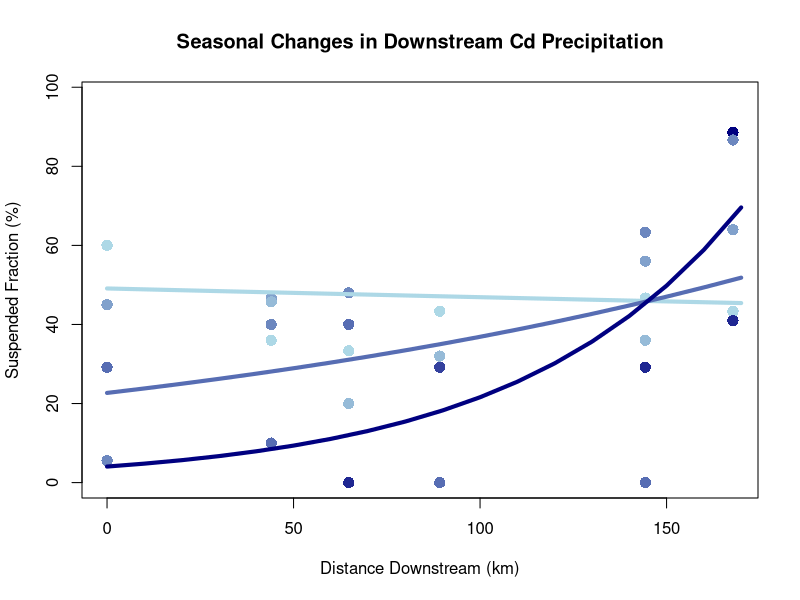
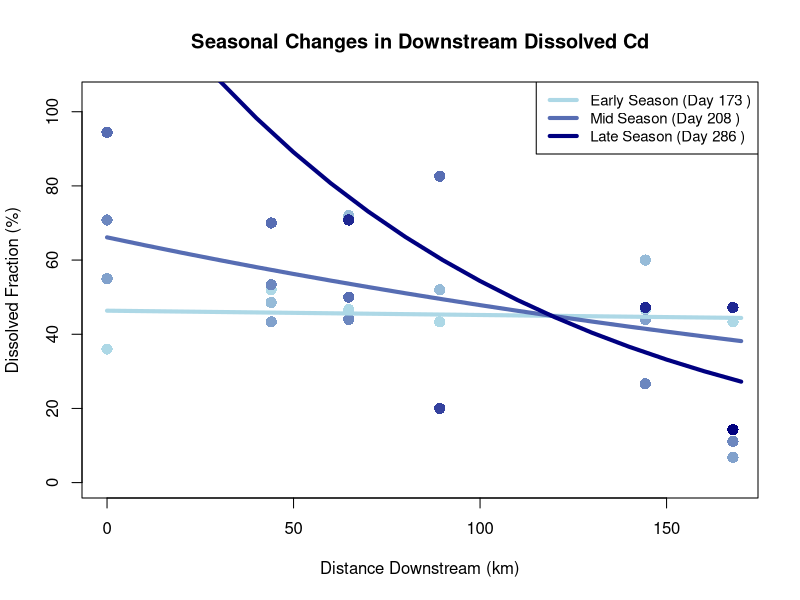

Here is the R script that generated these plots, in order:
# Hypothesis 2: Compartment Interactions Analysis
# Testing whether compartment abundances affect metal concentrations in other compartments
# Based on corrected nested fraction understanding from Hypothesis 1

# Load required libraries
library(dplyr)
library(tidyr)

# Read subset data
df <- read.csv("2_incremental/AI_Subsets/cd.csv")

# Calculate cadmium fractions (using average of wavelengths 111 and 114)
df$UF_Cd <- (df$UF_Cd114)  # Truly dissolved
df$F_Cd <- (df$F_Cd114)      # Dissolved + colloidal
df$W_Cd <- (df$W_Cd114)      # Total (whole water)

# Calculate fraction percentages with negative handling
df$Dissolved_pct <- ifelse((df$UF_Cd / df$W_Cd) < 0, 0, (df$UF_Cd / df$W_Cd) * 100)
df$Colloidal_pct <- ifelse(((df$F_Cd - df$UF_Cd) / df$W_Cd) < 0, 0, 
                           ((df$F_Cd - df$UF_Cd) / df$W_Cd) * 100)
df$Suspended_pct <- ifelse(((df$W_Cd - df$F_Cd) / df$W_Cd) < 0, 0, 
                           ((df$W_Cd - df$F_Cd) / df$W_Cd) * 100)

# Add flags for fraction presence/absence
df$Dissolved_present <- df$UF_Cd >= 0 & (df$UF_Cd / df$W_Cd) >= 0
df$Colloidal_present <- (df$F_Cd - df$UF_Cd) >= 0
df$Suspended_present <- (df$W_Cd - df$F_Cd) >= 0

# Get unique water samples
speciation_unique <- df %>%
  filter(!is.na(Dissolved_pct) & !is.na(Colloidal_pct) & !is.na(Suspended_pct)) %>%
  distinct(SAMPLING_DATE, SITE, .keep_all = TRUE) %>%
  select(Date = SAMPLING_DATE, Site = SITE, 
         Dissolved_pct, Colloidal_pct, Suspended_pct,
         Dissolved_present, Colloidal_present, Suspended_present,
         UF_Cd, F_Cd, W_Cd) %>%
  arrange(Date, Site)


# Add correct spatial context
site_distances <- data.frame(
  Site = c("WS", "DL", "GR", "GC", "BG", "BN"),
  Distance_km = c(0, 44, 64.8, 89.2, 144.3, 167.8),
  Position = c("Upstream", "Upper-Middle", "Middle", "Middle-Lower", "Lower", "Downstream")
)

# Merge with speciation data
speciation_spatial <- merge(speciation_unique, site_distances, by = "Site") %>%
  arrange(Distance_km, Date)

##### GLM #####

# Prepare data for GLM
clean_data <- speciation_spatial[speciation_spatial$Dissolved_pct <= 100, ]

# Convert date to proper format and extract temporal variables
clean_data$Date_parsed <- as.Date(clean_data$Date, format = "%m/%d/%Y")
clean_data$Month <- as.numeric(format(clean_data$Date_parsed, "%m"))
clean_data$Day_of_year <- as.numeric(format(clean_data$Date_parsed, "%j"))

# Ensure suspended_pct is positive for log link
clean_data$Suspended_pct_adj <- pmax(clean_data$Suspended_pct, 0.1)

# Create color mapping based on Day_of_year for points
min_day <- min(clean_data$Day_of_year)
max_day <- max(clean_data$Day_of_year)

# Create color function that maps day of year to blue gradient
color_func <- colorRampPalette(c("lightblue", "navy"))
clean_data$point_color <- color_func(100)[round(((clean_data$Day_of_year - min_day) / (max_day - min_day)) * 99) + 1]

# Fit GLM with interaction
glm_interaction <- glm(Suspended_pct_adj ~ Distance_km + Day_of_year + Distance_km * Day_of_year,
                       data = clean_data,
                       family = gaussian(link = "log"))

# Model summary
summary(glm_interaction)

# Create predictions for different times of year (matching the data range)
distance_seq <- seq(0, 170, by = 10)

# Use actual day range from data
early_day <- min(clean_data$Day_of_year)  # Earliest day in data
mid_day <- median(clean_data$Day_of_year)  # Median day
late_day <- max(clean_data$Day_of_year)   # Latest day in data

# Predictions for early, mid, late season
pred_early <- data.frame(Distance_km = distance_seq, Day_of_year = early_day)
pred_early_link <- predict(glm_interaction, newdata = pred_early, se.fit = TRUE)
pred_early_response <- exp(pred_early_link$fit)

pred_mid <- data.frame(Distance_km = distance_seq, Day_of_year = mid_day)
pred_mid_link <- predict(glm_interaction, newdata = pred_mid, se.fit = TRUE)
pred_mid_response <- exp(pred_mid_link$fit)

pred_late <- data.frame(Distance_km = distance_seq, Day_of_year = late_day)
pred_late_link <- predict(glm_interaction, newdata = pred_late, se.fit = TRUE)
pred_late_response <- exp(pred_late_link$fit)

# Get matching colors for lines
early_color <- color_func(100)[1]    # Lightest blue
mid_color <- color_func(100)[50]     # Medium blue  
late_color <- color_func(100)[100]   # Darkest blue

# Plot with matching colors
plot(clean_data$Distance_km, clean_data$Suspended_pct,
     xlab = "Distance Downstream (km)", 
     ylab = "Suspended Fraction (%)",
     main = "Seasonal Changes in Downstream Cd Precipitation",
     pch = 16, col = clean_data$point_color, cex = 1.5,
     ylim = c(0, max(clean_data$Suspended_pct) * 1.1))

# Add seasonal prediction lines with matching colors
lines(distance_seq, pred_early_response, col = early_color, lwd = 4, lty = 1)
lines(distance_seq, pred_mid_response, col = mid_color, lwd = 4, lty = 1)
lines(distance_seq, pred_late_response, col = late_color, lwd = 4, lty = 1)



# Print results
interaction_effect <- summary(glm_interaction)$coefficients["Distance_km:Day_of_year", ]
print("Interaction Effect (Distance × Day of Year):")
print(interaction_effect)


#### GLM2 ####

# Prepare data for dissolved fraction analysis
clean_data <- speciation_spatial[speciation_spatial$Dissolved_pct <= 100 & speciation_spatial$Dissolved_pct > 0, ]

# Convert date to proper format and extract temporal variables
clean_data$Date_parsed <- as.Date(clean_data$Date, format = "%m/%d/%Y")
clean_data$Month <- as.numeric(format(clean_data$Date_parsed, "%m"))
clean_data$Day_of_year <- as.numeric(format(clean_data$Date_parsed, "%j"))

# Ensure dissolved_pct is positive for log link
clean_data$Dissolved_pct_adj <- pmax(clean_data$Dissolved_pct, 0.1)

# Create color mapping based on Day_of_year for points
min_day <- min(clean_data$Day_of_year)
max_day <- max(clean_data$Day_of_year)

# Create color function that maps day of year to blue gradient
color_func <- colorRampPalette(c("lightblue", "navy"))
clean_data$point_color <- color_func(100)[round(((clean_data$Day_of_year - min_day) / (max_day - min_day)) * 99) + 1]

# Fit GLM with interaction for DISSOLVED fraction
glm_dissolved <- glm(Dissolved_pct_adj ~ Distance_km + Day_of_year + Distance_km * Day_of_year,
                     data = clean_data,
                     family = gaussian(link = "log"))

# Model summary
summary(glm_dissolved)

# Create predictions for different times of year
distance_seq <- seq(0, 170, by = 10)

# Use actual day range from data
early_day <- min(clean_data$Day_of_year)  # Earliest day in data
mid_day <- median(clean_data$Day_of_year)  # Median day
late_day <- max(clean_data$Day_of_year)   # Latest day in data

# Predictions for early, mid, late season
pred_early <- data.frame(Distance_km = distance_seq, Day_of_year = early_day)
pred_early_link <- predict(glm_dissolved, newdata = pred_early, se.fit = TRUE)
pred_early_response <- exp(pred_early_link$fit)

pred_mid <- data.frame(Distance_km = distance_seq, Day_of_year = mid_day)
pred_mid_link <- predict(glm_dissolved, newdata = pred_mid, se.fit = TRUE)
pred_mid_response <- exp(pred_mid_link$fit)

pred_late <- data.frame(Distance_km = distance_seq, Day_of_year = late_day)
pred_late_link <- predict(glm_dissolved, newdata = pred_late, se.fit = TRUE)
pred_late_response <- exp(pred_late_link$fit)

# Get matching colors for lines
early_color <- color_func(100)[1]    # Lightest blue
mid_color <- color_func(100)[50]     # Medium blue  
late_color <- color_func(100)[100]   # Darkest blue

# Plot dissolved fraction with matching colors
plot(clean_data$Distance_km, clean_data$Dissolved_pct,
     xlab = "Distance Downstream (km)", 
     ylab = "Dissolved Fraction (%)",
     main = "Seasonal Changes in Downstream Dissolved Cd",
     pch = 16, col = clean_data$point_color, cex = 1.5,
     ylim = c(0, max(clean_data$Dissolved_pct) * 1.1))

# Add seasonal prediction lines with matching colors
lines(distance_seq, pred_early_response, col = early_color, lwd = 4, lty = 1)
lines(distance_seq, pred_mid_response, col = mid_color, lwd = 4, lty = 1)
lines(distance_seq, pred_late_response, col = late_color, lwd = 4, lty = 1)

# Add legend
legend("topright", 
       legend = c(paste("Early Season (Day", early_day, ")"), 
                  paste("Mid Season (Day", mid_day, ")"),
                  paste("Late Season (Day", late_day, ")")),
       col = c(early_color, mid_color, late_color),
       lwd = 4,
       cex = 0.9)

# Print results
interaction_effect_dissolved <- summary(glm_dissolved)$coefficients["Distance_km:Day_of_year", ]
print("Interaction Effect for DISSOLVED Cd (Distance × Day of Year):")
print(interaction_effect_dissolved)

# Calculate slope changes through season for dissolved fraction
distance_coef <- summary(glm_dissolved)$coefficients["Distance_km", "Estimate"]
interaction_coef <- summary(glm_dissolved)$coefficients["Distance_km:Day_of_year", "Estimate"]

early_slope_dissolved <- distance_coef + interaction_coef * early_day
late_slope_dissolved <- distance_coef + interaction_coef * late_day

print(paste("Early season slope (dissolved):", round(early_slope_dissolved, 6)))
print(paste("Late season slope (dissolved):", round(late_slope_dissolved, 6)))
print(paste("Slope change through season (dissolved):", round(late_slope_dissolved - early_slope_dissolved, 6)))
